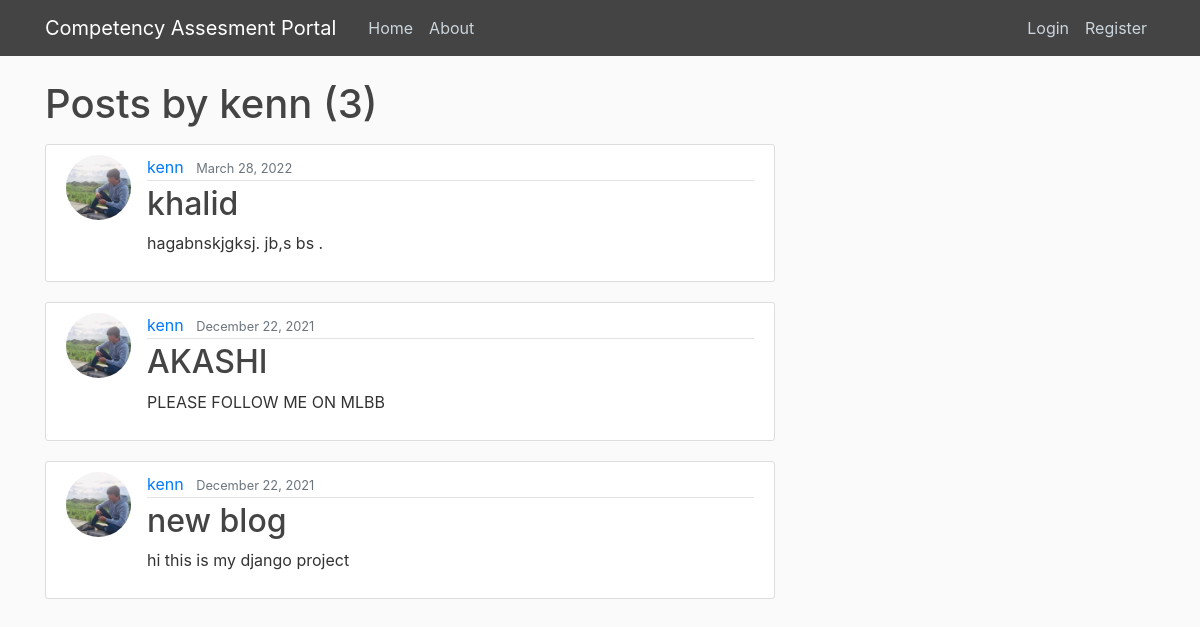
The page /user/kenn on the database its author committed.
### blog/models.py (models this page shows, shortened)
class Post(models.Model):
    title = models.CharField(max_length=100)
    content = models.TextField()
    date_posted = models.DateTimeField(default=timezone.now)
    author = models.ForeignKey(User, on_delete=models.CASCADE)

### users/models.py (models this page shows, shortened)
class Profile(models.Model):
    user = models.OneToOneField(User, on_delete=models.CASCADE)
    image = models.ImageField(default='default.jpg', upload_to='profile_pics')

### blog/views.py (the view)
# urls.py: path('user/<str:username>', UserPostListView.as_view(), name='user-posts'),
class UserPostListView(ListView):
    model = Post
    template_name = 'blog/user_posts.html'  # <app>/<model>_<viewtype>.html
    context_object_name = 'posts'
    paginate_by = 5
    def get_queryset(self):
        user = get_object_or_404(User, username=self.kwargs.get('username'))
        return Post.objects.filter(author=user).order_by('-date_posted')

### blog/Templates/blog/user_posts.html (shortened to what this page needs)
{% extends "blog/base.html" %}
{% block content %}
    <h1 class="mb-3">Posts by {{ view.kwargs.username }} ({{ page_obj.paginator.count }})</h1>
    {% for post in posts %}
        <article class="media content-section">
          <img class="rounded-circle article-img" src="{{ post.author.profile.image.url }}">
          <div class="media-body">
            <div class="article-metadata">
              <a class="mr-2" href="{% url 'user-posts' post.author.username %}">{{ post.author }}</a>
              <small class="text-muted">{{ post.date_posted|date:"F d, Y" }}</small>
            </div>
            <h2><a class="article-title" href="{% url 'post-detail' post.id %}">{{ post.title }}</a></h2>
            <p class="article-content">{{ post.content }}</p>
          </div>
        </article>
    {% endfor %}
{% endblock content %}

### blog/Templates/blog/base.html (shortened to what this page needs)
{% load static %}
<!DOCTYPE html>
<html>
<head>
 <body>
    <link rel="stylesheet" href="https://maxcdn.bootstrapcdn.com/bootstrap/4.0.0/css/bootstrap.min.css">
    <link rel="stylesheet" type="text/css" href="{% static 'blog/main.css' %}">
</head>
<body>
    <header class="site-header">
      <nav class="navbar navbar-expand-md navbar-dark bg-steel fixed-top">
        <div class="container">
          <a class="navbar-brand mr-4" href="{% url 'blog-home' %}">Competency Assesment Portal</a>
          <div class="collapse navbar-collapse" id="navbarToggle">
            <div class="navbar-nav mr-auto">
           <a class="nav-item nav-link" href="{% url 'blog-home' %}">Home</a>
                <a class="nav-item nav-link" href="{% url 'blog-home' %}">About</a>
            </div>
            <div class="navbar-nav">
              {% if user.is_authenticated %}
                <a class="nav-item nav-link" href="{% url 'profile' %}">Profile</a>
                <a class="nav-item nav-link" href="{% url 'logout' %}">Logout</a>
              {% else %}
                <a class="nav-item nav-link" href="{% url 'login' %}">Login</a>
                <a class="nav-item nav-link" href="{% url 'register' %}">Register</a>
              {% endif %}
            </div>
          </div>
        </div>
      </nav>
    </header>
    <main role="main" class="container">
      <div class="row">
        <div class="col-md-8">
          {% block content %}{% endblock %}
        </div>
          </div>
    </main>
</body >
</html>

### blog/static/blog/main.css (style rules this page uses)
body { background: #fafafa; color: #333333; margin-top: 5rem; }
h1, h2, h3, h4, h5, h6 { color: #444444; }
.bg-steel { background-color: #444444; }
.site-header .navbar-nav .nav-link { color: #cbd5db; }
.content-section { background: #ffffff; padding: 10px 20px; border: 1px solid #dddddd; border-radius: 3px; margin-bottom: 20px; }
.article-title { color: #444444; }
.article-content { white-space: pre-line; }
.article-img { height: 65px; width: 65px; margin-right: 16px; }
.article-metadata { padding-bottom: 1px; margin-bottom: 4px; border-bottom: 1px solid #e3e3e3 }

### rows shown on the page
Post: author.profile.image (picture), author "kenn", date_posted "March 28, 2022", title "khalid", content "hagabnskjgksj. jb,s bs ."
Post: author.profile.image (picture), author "kenn", date_posted "December 22, 2021", title "AKASHI", content "PLEASE FOLLOW ME ON MLBB"
Post: author.profile.image (picture), author "kenn", date_posted "December 22, 2021", title "new blog", content "hi this is my django project"

### other values the page prints
{{ view.kwargs.username }} "kenn"
{{ page_obj.paginator.count }} "3"
